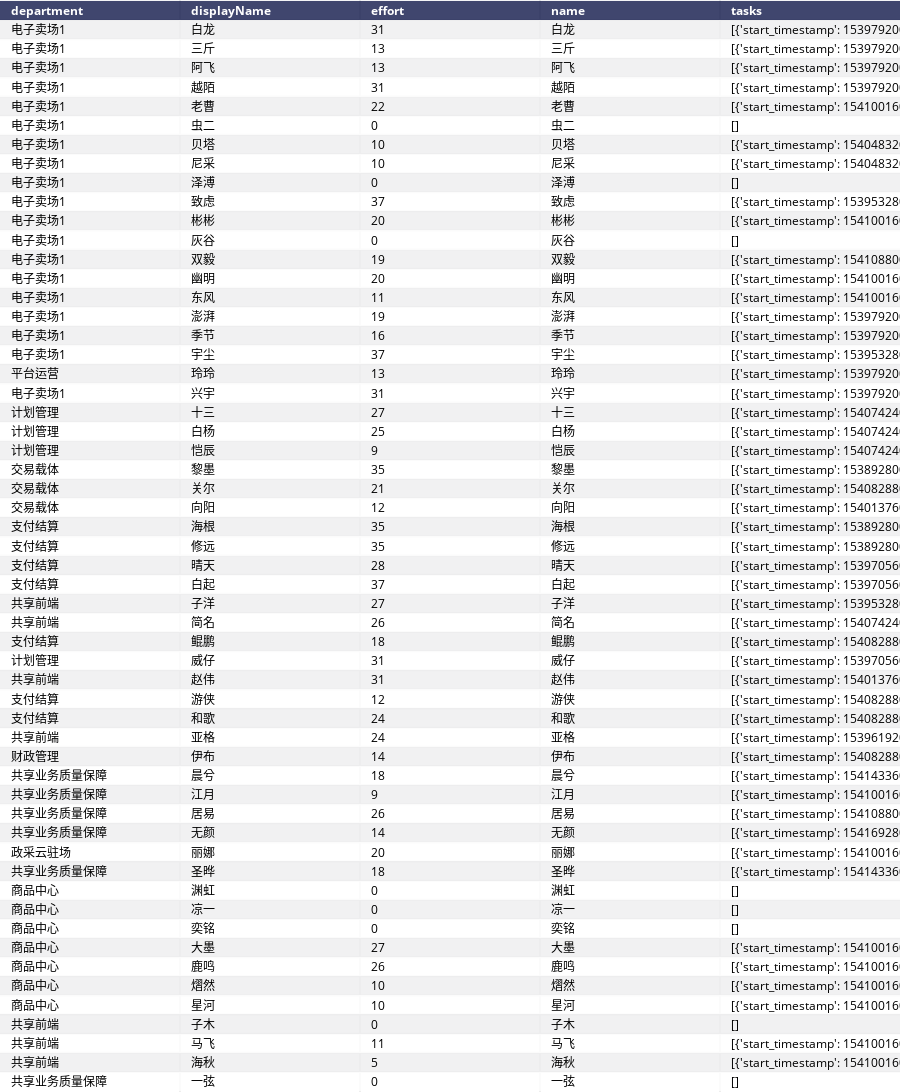

Notebook cell for this chart:
### Markdown cell above
数据保存为dataframe格式，其结构如下表所示：

### Code cell
table = ff.create_table(d)
py.iplot(table)
